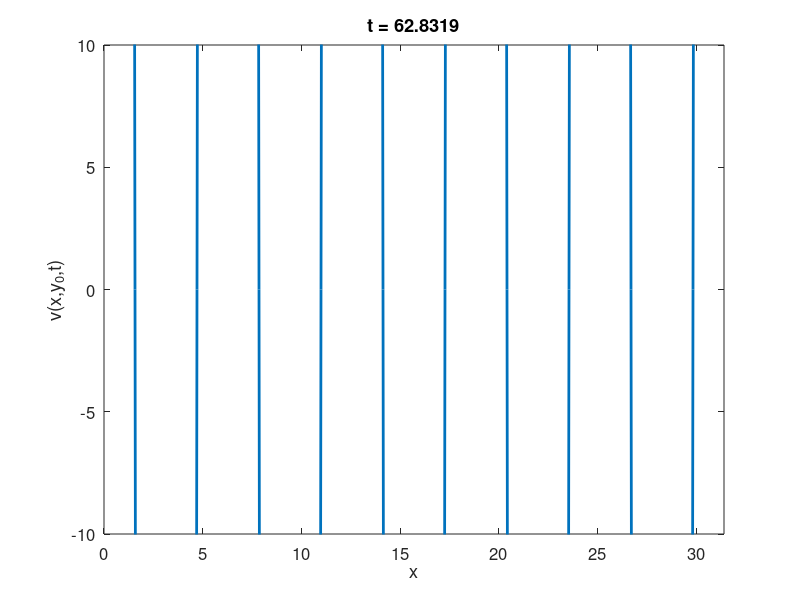

Here is the MATLAB script that generated this plot:
clear all; close all;

%% plot parameters
set(0,'DefaultLineLinewidth',2);
set(0,'DefaultAxesFontSize',12);

%% wave parameters

alpha = 1.-0.*1i;  % wavenumber
omega = 0.5+0.1*1i; % frequency

% 1i is the imaginary unit

A = 1; % wave amplitude at t=0

%% spatial grid
lambda = 2*pi/real(alpha);
dx = lambda/64;

x = 0:dx:5*lambda;
nx = length(x);

%% loop in time
T = 2*pi/real(omega); % "period" of oscillation
dt = T/64;

t = 0:dt:5*T;
nt = length(t);

figure;

for i=1:nt
    wave = real(A*exp(1i*(alpha*x-omega*t(i))));
    plot(x,wave);
    xlim([0 max(x)]);ylim([-10*A 10*A]);
    title(['t = ' num2str(t(i))]);
    xlabel('x');ylabel('v(x,y_0,t)');
    pause(0.05);drawnow;   
end
